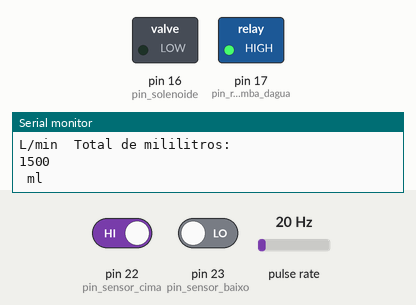
Recording of a sketch running on a simulated Arduino Mega 2560, built with avr-gcc and run on an emulated ATmega2560. Parts: switched loads named in the sketch (green lamp = pin HIGH), the last lines printed to the serial monitor. Wiring (inferred from the names in the program): pulse sensor: data pin 21. The test bench sets the inputs (shaded band); at power-on: pin 23 (pin_sensor_baixo) LOW, pin 22 (pin_sensor_cima) HIGH, pulse rate 20 Hz.

Above: at 1.2 s.
1.3 s: pin 23 (pin_sensor_baixo) driven HIGH
At 2.5 s:
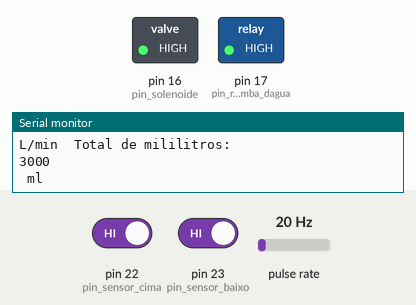
2.8 s: pin 22 (pin_sensor_cima) driven LOW
At 3.6 s:
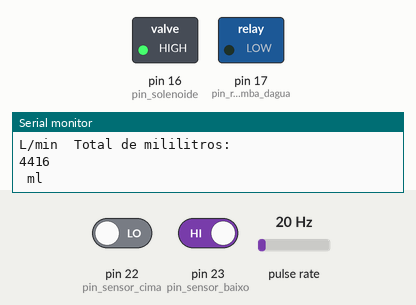
4.3 s: pin 22 (pin_sensor_cima) driven HIGH
At 4.8 s:
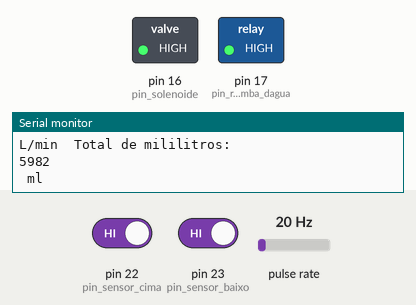
5.8 s: pin 23 (pin_sensor_baixo) driven LOW
At 7.1 s:
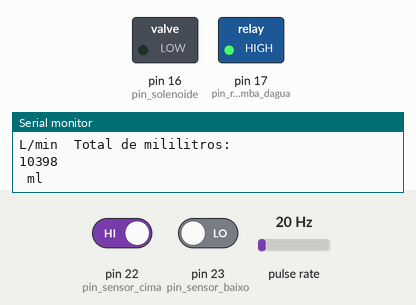
Timing chart, 0 to 8.3 s (numbered marks = the images above; inputs shaded):
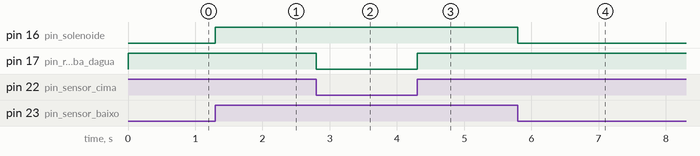

The sketch:

Abastecimento_Agua.ino
```cpp
/* PINOS */
const int pin_sensor_cima       = 22;
const int pin_sensor_baixo      = 23;
const int pin_rele_bomba_dagua  = 17;
const int pin_solenoide         = 16;
const int pin_water_flow        = 21;

/* STATES */
int state_pin_sensor_cima      = LOW;
int state_pin_sensor_baixo     = LOW;
int state_pin_rele_bomba_dagua = HIGH;
int state_pin_solenoide        = LOW;
volatile int water_flow_count  = 0;

float calibrationFactor        = 4.5;
unsigned int flowRate          = 0; // Taxa de fluxo em litros por minuto
unsigned int totalMilliliters  = 0; // Total de mililitros medidos
unsigned int previousMillis    = 0; // Armazena o valor dos millis() anterior
const unsigned long interval   = 1000; // Intervalo de tempo em milissegundos
//para calcular a taxa de fluxo

void setup(){
  Serial.begin(9600);
  initialize();
  attachInterrupt(digitalPinToInterrupt(pin_water_flow), countPulse, RISING);
}

void loop() {

  state_pin_sensor_cima   = digitalRead(pin_sensor_cima);
  state_pin_sensor_baixo  = digitalRead(pin_sensor_baixo);

  on_off_bomba(state_pin_sensor_cima);
  on_off_solenoide(state_pin_sensor_baixo, state_pin_sensor_cima);

  function_water_flow_count();

}

void initialize(){
  pinMode(pin_sensor_cima, INPUT);
  pinMode(pin_rele_bomba_dagua, OUTPUT);

  pinMode(pin_sensor_baixo, INPUT);
  pinMode(pin_solenoide, OUTPUT);

  pinMode(pin_water_flow, INPUT);

  digitalWrite(pin_rele_bomba_dagua, HIGH);
  digitalWrite(pin_solenoide, LOW);
}

void on_off_bomba(int state_pin_sensor_cima){
   if( state_pin_sensor_cima == 0 && state_pin_sensor_baixo == 1){
     state_pin_rele_bomba_dagua = LOW;
   } else if( state_pin_sensor_cima == 1 ){
      state_pin_rele_bomba_dagua = HIGH;
   }

   digitalWrite(pin_rele_bomba_dagua, state_pin_rele_bomba_dagua);
}

void on_off_solenoide(int state_pin_sensor_baixo, int state_pin_sensor_cima){
   if(state_pin_sensor_cima == 1 && state_pin_sensor_baixo == 0){
     state_pin_solenoide = LOW;
   } else if( state_pin_sensor_baixo == 1 ){
      state_pin_solenoide = HIGH;
   }

   digitalWrite(pin_solenoide, state_pin_solenoide);
}

void function_water_flow_count(){
  unsigned long currentMillis = millis();

  if(currentMillis - previousMillis >= interval){
    detachInterrupt(digitalPinToInterrupt(pin_water_flow));
    //Calcula a taxa de fluxo
    flowRate = (water_flow_count * calibrationFactor) / (interval / 1000.0);
    //Calcula o total de mililitros medidos
    totalMilliliters += (flowRate / 60.0) * (interval / 1000.0 ) * 1000;
    //Reinicia a contagem do fluxo de água
    water_flow_count = 0;
    //Armazena o valor do millis() atual
    previousMillis = currentMillis;
    //Imprime os resultados
    Serial.println("Taxa de fluxo: ");
    Serial.println(flowRate);
    Serial.println("L/min\tTotal de mililitros: ");
    Serial.println(totalMilliliters);
    Serial.println(" ml");

    attachInterrupt(digitalPinToInterrupt(pin_water_flow), countPulse, RISING);
  }
}

void countPulse(){
  water_flow_count++;
  }
```

Measured:
- after the input at 1.3 s, pin 16 (pin_solenoide): LOW → HIGH at once
- after the input at 2.8 s, pin 17 (pin_rele_bomba_dagua): HIGH → LOW at once
- after the input at 4.3 s, pin 17 (pin_rele_bomba_dagua): LOW → HIGH at once
- after the input at 5.8 s, pin 16 (pin_solenoide): HIGH → LOW at once
